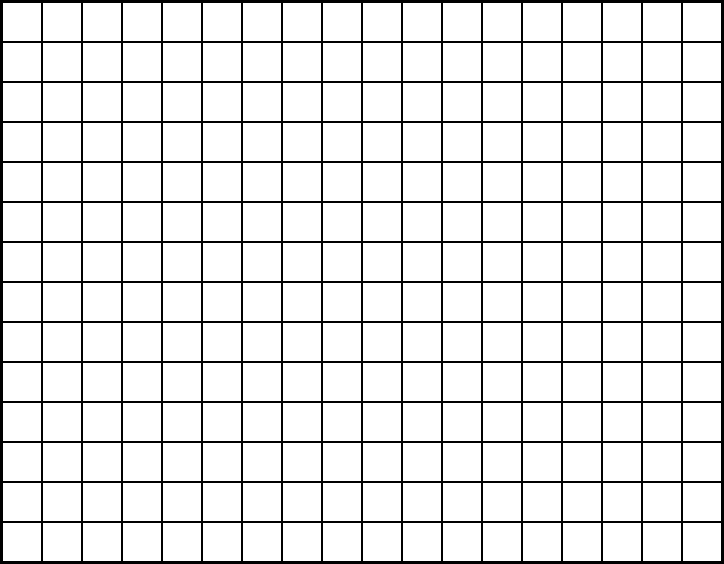
Frame 1 (no input)
Frame 60 (no input): identical to frame 1, image omitted
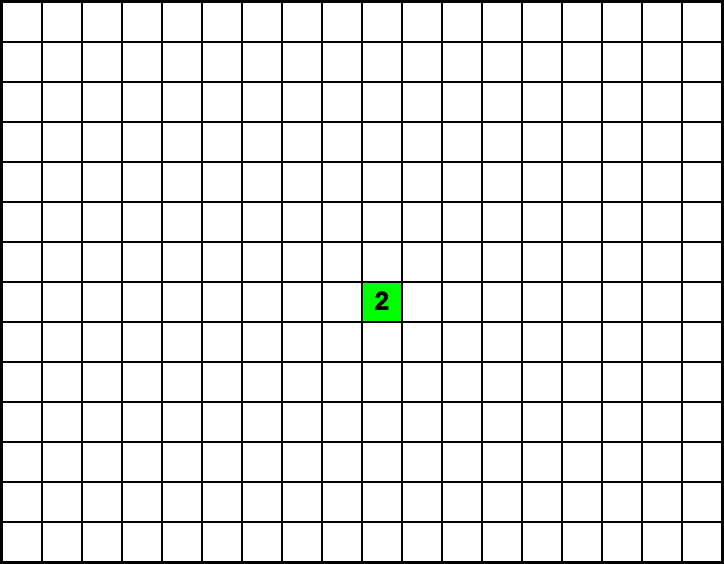
Frame 120 (the mouse pressed at the canvas centre since frame 60)

The p5.js sketch that drew these frames (run headless with seeded random() and noise() and a simulated clock; from frame 60 on, the mouse is pressed at the canvas centre):

// p5.js sketch
// ── sketch.js
// Global Variables
let rows = 18;
let cols = 14;
let resolution = 40;
let bombs = 40;
let lost = false;
let board;

function setup() {
  // Canvas Props
  const cnv = createCanvas(rows * resolution, cols * resolution);
  cnv.style("border", "2px solid black");
  cnv.style("margin", "2% auto 0px auto");
  
  reset();
}

function draw() {
  background(255);

  drawBoard();
}

// Functions
function mousePressed() {
  if (lost != true) {
    clicked = createVector(floor(mouseX / resolution), floor(mouseY / resolution));

    if (clicked.x > rows - 1 || clicked.x < 0 || clicked.y > cols - 1 || clicked.y < 0) {
      clicked.x = rows - 1;
    } else {
      board[clicked.y][clicked.x].surroundingBombs = surroundingBombs(board, clicked.y, clicked.x);
      checkBoard();
    }
  }
}

const drawBoard = () => {
  push();
  strokeWeight(2);
  stroke(0);

  for (let i = 0; i < rows; i++) {
    for (let j = 0; j < cols; j++) {
      let x = i * resolution;
      let y = j * resolution;

      if (lost == true && board[j][i].val == "bomb") {
        fill(255, 0, 0);
      } else if (board[j][i].val == "bomb" && board[j][i].cleared == true) {
        fill(255, 0, 0);
      } else if (board[j][i].val != "bomb" && board[j][i].cleared == true) {
        fill(0, 255, 0);
      } else {
        fill(255);
      }

      rect(x, y, resolution, resolution);

      strokeWeight(2);
      stroke(0);
      textSize(24);
      textAlign(CENTER, CENTER);
      fill(0);

      if (board[j][i].val != "bomb" && board[j][i].cleared == true && board[j][i].surroundingBombs != 0) {
        text(board[j][i].surroundingBombs, x + resolution / 2, y + resolution / 2);
      }
    }
  }

  pop();
}

const checkBoard = () => {
  board[clicked.y][clicked.x].cleared = true;

  if (board[clicked.y][clicked.x].val == "bomb") {
    lost = true;
  }
}

const surroundingBombs = (arr, x, y) => {
  let count = 0;

  try {
    if (arr[x - 1][y + 1].val == "bomb") {
      count++;
    }
  } catch (err) {

  }

  try {
    if (arr[x][y + 1].val == "bomb") {
      count++;
    }
  } catch (err) {

  }

  try {
    if (arr[x + 1][y + 1].val == "bomb") {
      count++;
    }
  } catch (err) {

  }

  try {
    if (arr[x - 1][y].val == "bomb") {
      count++;
    }
  } catch (err) {

  }

  try {
    if (arr[x + 1][y].val == "bomb") {
      count++;
    }
  } catch (err) {

  }

  try {
    if (arr[x - 1][y - 1].val == "bomb") {
      count++;
    }
  } catch (err) {

  }

  try {
    if (arr[x][y - 1].val == "bomb") {
      count++;
    }
  } catch (err) {

  }

  try {
    if (arr[x + 1][y - 1].val == "bomb") {
      count++;
    }
  } catch (err) {

  }

  return count;
}

const reset = () => {
  board = make2dArray(rows, cols);
  
  for (let i = 0; i < rows; i++) {
    for (let j = 0; j < cols; j++) {
      board[j][i] = {
        val: 0,
        cleared: false,
        surroundingBombs: 0
      };
    }
  }

  for (let i = 0; i < bombs; i++) {
    let randX = floor(random(cols));
    let randY = floor(random(rows));

    while (board[randX][randY].val == "bomb") {
      randX = floor(random(cols));
      randY = floor(random(rows));
    }

    board[randX][randY].val = "bomb";
  }
  
  lost = false;
}

const drawFlag = (x, y, l, w) => {
  push();
  translate(x, y);
  stroke(0);
  strokeWeight(2);
  fill(255, 0, 0);
  line(0, -l, 0, l);
  triangle(0, 0, 0, -l, w, -l / 2)
  pop();
}

const make2dArray = (rows, cols) => {
  let arr = new Array(cols);

  for (let i = 0; i < arr.length; i++) {
    arr[i] = new Array(rows);
  }

  return arr;
}
